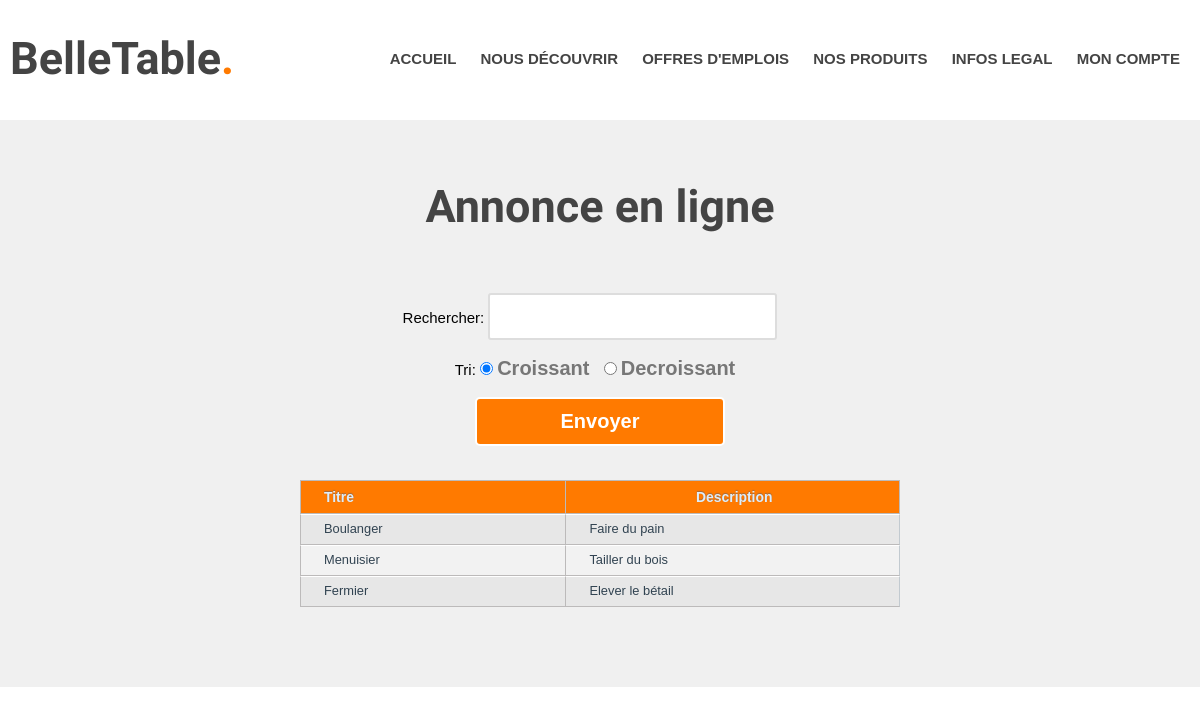
Screenshot of /emploi.php (signed in) with the database file from the repository.
### tables this page shows
CREATE TABLE IF NOT EXISTS `emploi` (
  `id` int(11) NOT NULL AUTO_INCREMENT,
  `libelle` varchar(255) NOT NULL,
  `description` varchar(255) NOT NULL,
  `note` int(50) NOT NULL,
  PRIMARY KEY (`id`)
);

### emploi.php (the view, shortened to what this page needs)
<!DOCTYPE html>
<html>
<head>
	<link rel="stylesheet" type="text/css" href="styles.css">
	<?php
	$idemail = $_SESSION["email"] ;
	?>
</head>
<body>
	<center>
		<?php include("include/menu.php"); ?>
		<section id="possibilities">
			<h1>Annonce en ligne</h1>
			<form action="emploi.php" method="post">
				Rechercher: <input type="text" name="search"><br><br>
				<div>
					Tri: <input type="radio" name="tri" value="ASC"
					checked>
					<label>Croissant</label>
					<input type="radio" name="tri" value="DESC">
					<label>Decroissant</label>
				</div>
			<input type="submit" value="Envoyer" name="monBouton" class="button-4"> <br><br><br>
				<?php
				if (!isset($_POST["monBouton"]))
					{ ?>
						<table class="table_emploi">
							<tr>
								<th> Titre </th>
								<th> Description </th>
							</tr>
							<?php
							$req = "select noteqcm from login where email = '$idemail'";
							$res= mysqli_query($bdd,$req);
							while($lignenoteqcm = mysqli_fetch_assoc($res))
							{
								$noteqcm = $lignenoteqcm["noteqcm"];
							}
							$req2 = "SELECT * FROM emploi WHERE note <= '$noteqcm'";
							$res2 = mysqli_query($bdd,$req2);
							$i = 0;
							while($ligne = mysqli_fetch_assoc($res2))
								{ ?>
									<tr <?php if ($i%2 == 0) echo "bgcolor=#FFFFFF";?>>
										<td><?=$ligne["libelle"]; ?></td>
										<td><?=$ligne["description"]; ?></td>
							</tr>
							<?php
							$i++;
						}
					?>
				</table>
			<?php } ?>
		</section>

### styles.css (style rules this page uses)
* { margin: 0; padding: 0; }
body { font-family: Arial,sans-serif ; font-size: 15px }
h1,h2,h3,h4 { color:#444; }
h1 { font-family: 'Crete Round', serif; font-size: 45px; }
#possibilities { background-color: #efefefef; padding: 60px 0; }
form { margin: 60px 0 20px 0; }
label { font-weight: bold; font-size: 20px; margin-right: 10px; color: #777; }
input[type="text"] { padding: 10px; font-size: 20px; margin-right: 20px; border: 2px solid #ddd; border-radius: 3px; }
.button-4 { color: #fff; font-size: 20px; width: 250px; height: auto; font-weight: bold; padding: 11px; background-color: #ff7a00; border: 2px solid white; border-radius : 5px; }
.table_emploi { border-spacing: 0; border-collapse: separate; width: 50%; color: #314351; font-size: 0.857em; line-height: 1em; margin-bottom: 17px; font-family: "museo-sans",sans-serif; }
.table_emploi th, .table_emploi td { border: 1px solid #BCBABA; border-top-color: #FFF; border-right: none; padding: 8px 20px 8px 23px; text-align: left; vertical-align: middle; background: #f2f2f2; margin: 0; }
.table_emploi th { background: #FF7A00; text-align: left; font-size: 1.083em; line-height: 1.538em; padding: 6px 20px 5px 23px; color: #ddedfa; text-shadow: 0px -1px 1px rgba(0, 81, 168, 0.38); border-color: #BCBABA; font-weight: 900; }
.table_emploi th:last-child { border-right: 1px solid #BCBABA; text-align: center; }
.table_emploi td.last, .table_emploi td:last-child { border-right: 1px solid #C2CAD0; }
.table_emploi .even td, .table_emploi tr:nth-child(even) td { background: #E7E7E7; }

### rows the page displays
emploi: libelle "Boulanger", description "Faire du pain"
emploi: libelle "Menuisier", description "Tailler du bois"
emploi: libelle "Fermier", description "Elever le bétail"
